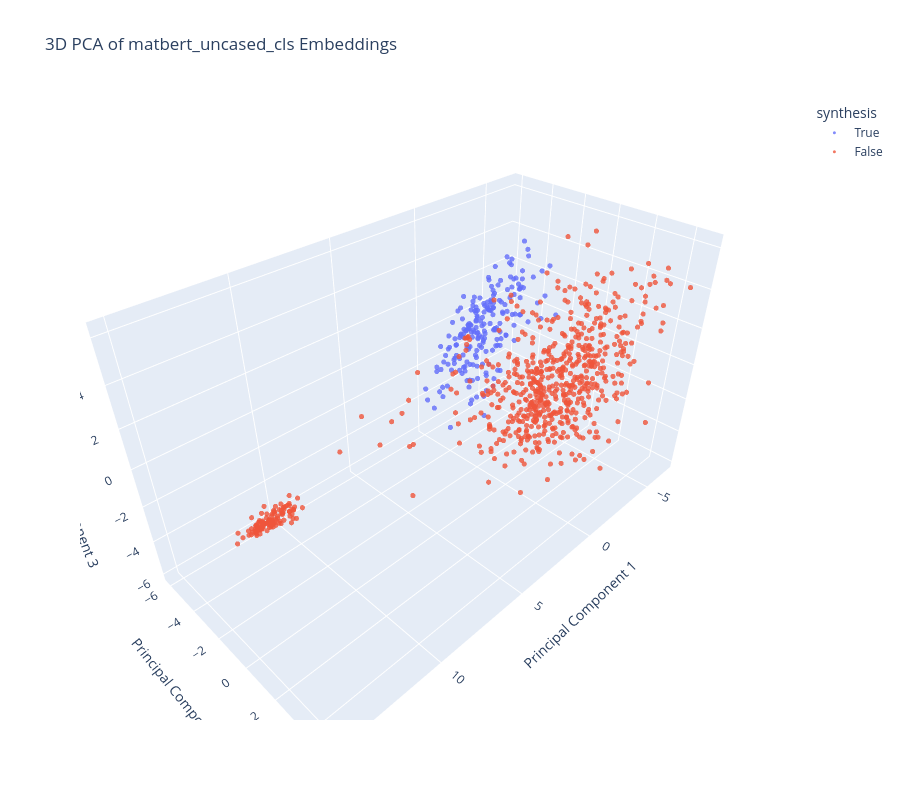
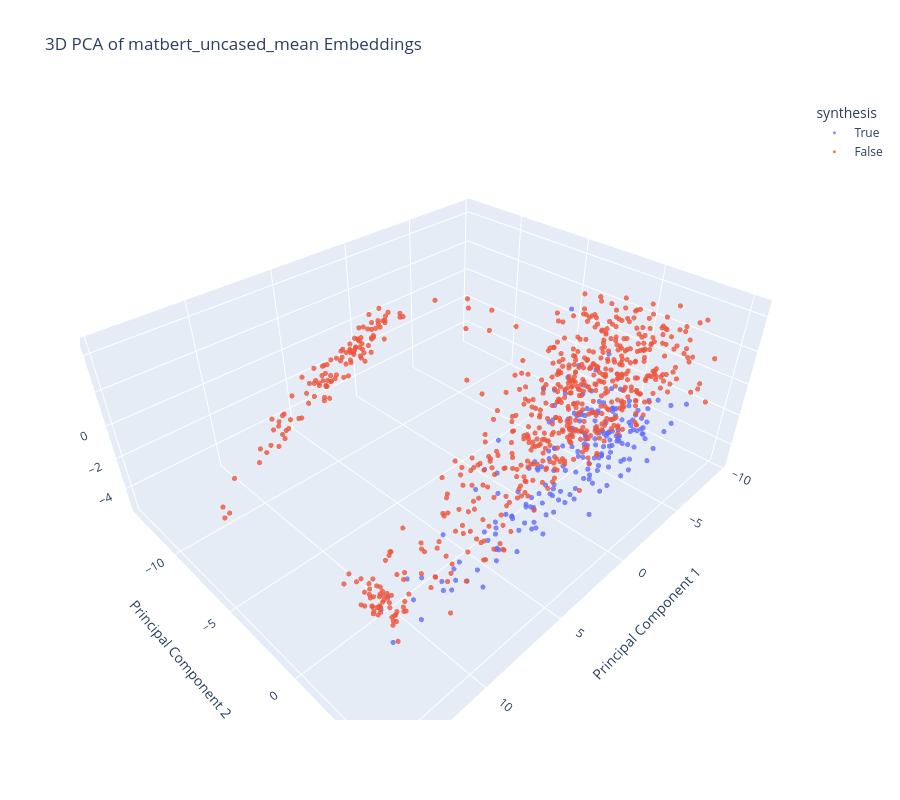
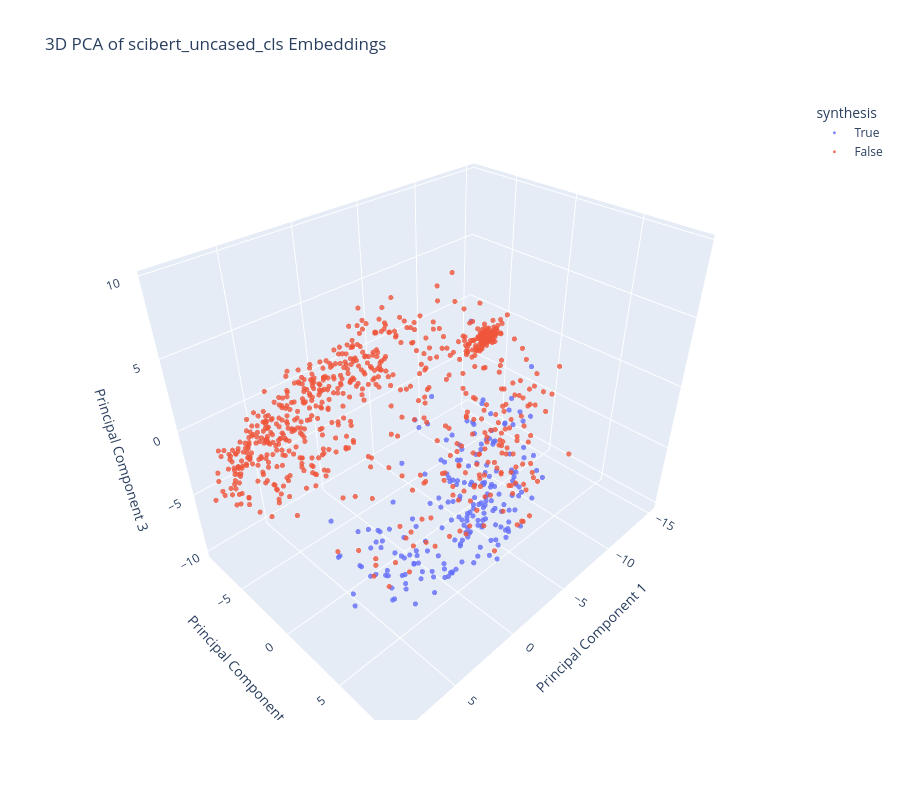
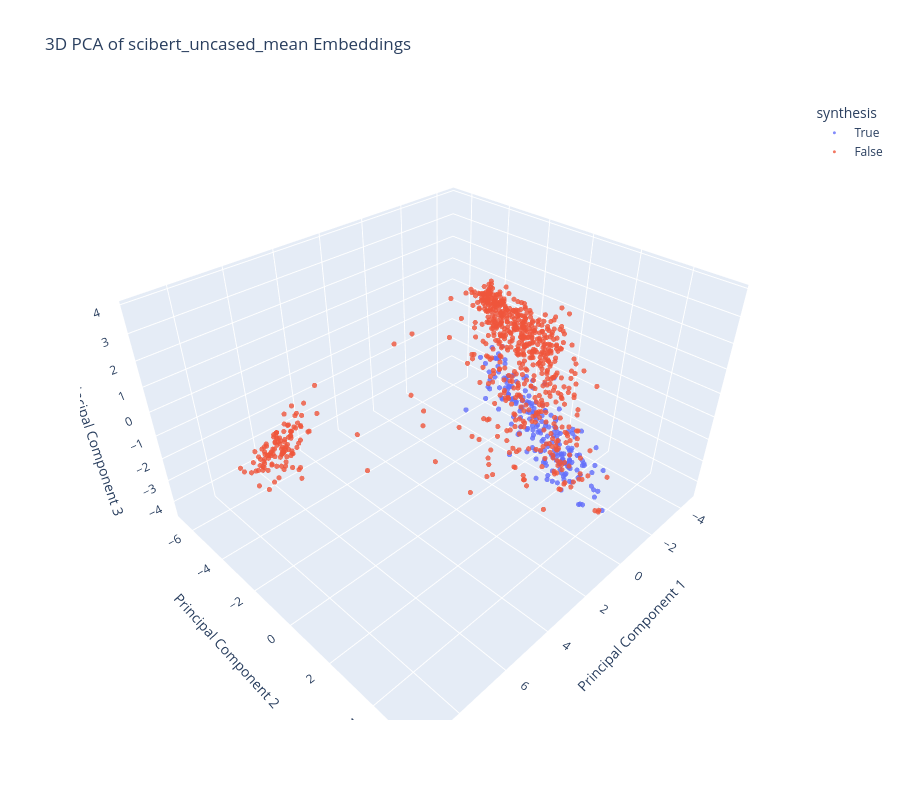

The cell these charts' notebook holds for them, in order:
### Code cell
# Hover over data points for the text

for vec_field in ['matbert_uncased_cls', 'matbert_uncased_mean', 'scibert_uncased_cls', 'scibert_uncased_mean']:
    pca = plot_embedding_pcas(vec_field, colour_by='synthesis')
    print(vec_field, pca.explained_variance_ratio_)

### Figure 1 — Plotly figure (JSON) as saved in the notebook; plotly's stock layout.template omitted (floating-point values rounded to 4 significant figures; data arrays with more than 128 entries replaced by an {"elided": "..."} marker saying what was removed)
{"data": [{"customdata": {"elided": "205x2 str values"}, "hovertemplate": "synthesis=True<br>Principal Component 1=%{x}<br>Principal Component 2=%{y}<br>Principal Component 3=%{z}<br>text=%{customdata[0]}<br>_id=%{customdata[1]}<extra></extra>", "legendgroup": "True", "marker": {"color": "#636efa", "opacity": 0.8, "size": 3, "symbol": "circle"}, "mode": "markers", "name": "True", "scene": "scene", "showlegend": true, "type": "scatter3d", "uid": "ad87762a-85ee-4aa6-b21a-06c75bc1f371", "x": {"elided": "205 float values"}, "y": {"elided": "205 float values"}, "z": {"elided": "205 float values"}}, {"customdata": {"elided": "724x2 str values"}, "hovertemplate": "synthesis=False<br>Principal Component 1=%{x}<br>Principal Component 2=%{y}<br>Principal Component 3=%{z}<br>text=%{customdata[0]}<br>_id=%{customdata[1]}<extra></extra>", "legendgroup": "False", "marker": {"color": "#EF553B", "opacity": 0.8, "size": 3, "symbol": "circle"}, "mode": "markers", "name": "False", "scene": "scene", "showlegend": true, "type": "scatter3d", "uid": "d5e384b7-bf4c-4459-aa25-32c720774364", "x": {"elided": "724 float values"}, "y": {"elided": "724 float values"}, "z": {"elided": "724 float values"}}], "layout": {"height": 800, "legend": {"title": {"text": "synthesis"}, "tracegroupgap": 0}, "scene": {"domain": {"x": [0, 1], "y": [0, 1]}, "xaxis": {"title": {"text": "Principal Component 1"}}, "yaxis": {"title": {"text": "Principal Component 2"}}, "zaxis": {"title": {"text": "Principal Component 3"}}}, "title": {"text": "3D PCA of matbert_uncased_cls Embeddings"}}}

### Figure 2 — Plotly figure (JSON) as saved in the notebook; plotly's stock layout.template omitted (floating-point values rounded to 4 significant figures; data arrays with more than 128 entries replaced by an {"elided": "..."} marker saying what was removed)
{"data": [{"customdata": {"elided": "205x2 str values"}, "hovertemplate": "synthesis=True<br>Principal Component 1=%{x}<br>Principal Component 2=%{y}<br>Principal Component 3=%{z}<br>text=%{customdata[0]}<br>_id=%{customdata[1]}<extra></extra>", "legendgroup": "True", "marker": {"color": "#636efa", "opacity": 0.8, "size": 3, "symbol": "circle"}, "mode": "markers", "name": "True", "scene": "scene", "showlegend": true, "type": "scatter3d", "uid": "c6d1b0cb-a3a4-416d-a542-9b4518039187", "x": {"elided": "205 float values"}, "y": {"elided": "205 float values"}, "z": {"elided": "205 float values"}}, {"customdata": {"elided": "724x2 str values"}, "hovertemplate": "synthesis=False<br>Principal Component 1=%{x}<br>Principal Component 2=%{y}<br>Principal Component 3=%{z}<br>text=%{customdata[0]}<br>_id=%{customdata[1]}<extra></extra>", "legendgroup": "False", "marker": {"color": "#EF553B", "opacity": 0.8, "size": 3, "symbol": "circle"}, "mode": "markers", "name": "False", "scene": "scene", "showlegend": true, "type": "scatter3d", "uid": "4270b523-abfa-4ef4-a16d-05b756cceec5", "x": {"elided": "724 float values"}, "y": {"elided": "724 float values"}, "z": {"elided": "724 float values"}}], "layout": {"height": 800, "legend": {"title": {"text": "synthesis"}, "tracegroupgap": 0}, "scene": {"domain": {"x": [0, 1], "y": [0, 1]}, "xaxis": {"title": {"text": "Principal Component 1"}}, "yaxis": {"title": {"text": "Principal Component 2"}}, "zaxis": {"title": {"text": "Principal Component 3"}}}, "title": {"text": "3D PCA of matbert_uncased_mean Embeddings"}}}

### Figure 3 — Plotly figure (JSON) as saved in the notebook; plotly's stock layout.template omitted (floating-point values rounded to 4 significant figures; data arrays with more than 128 entries replaced by an {"elided": "..."} marker saying what was removed)
{"data": [{"customdata": {"elided": "205x2 str values"}, "hovertemplate": "synthesis=True<br>Principal Component 1=%{x}<br>Principal Component 2=%{y}<br>Principal Component 3=%{z}<br>text=%{customdata[0]}<br>_id=%{customdata[1]}<extra></extra>", "legendgroup": "True", "marker": {"color": "#636efa", "opacity": 0.8, "size": 3, "symbol": "circle"}, "mode": "markers", "name": "True", "scene": "scene", "showlegend": true, "type": "scatter3d", "uid": "2430debc-9453-46ab-b942-be2802c39651", "x": {"elided": "205 float values"}, "y": {"elided": "205 float values"}, "z": {"elided": "205 float values"}}, {"customdata": {"elided": "724x2 str values"}, "hovertemplate": "synthesis=False<br>Principal Component 1=%{x}<br>Principal Component 2=%{y}<br>Principal Component 3=%{z}<br>text=%{customdata[0]}<br>_id=%{customdata[1]}<extra></extra>", "legendgroup": "False", "marker": {"color": "#EF553B", "opacity": 0.8, "size": 3, "symbol": "circle"}, "mode": "markers", "name": "False", "scene": "scene", "showlegend": true, "type": "scatter3d", "uid": "495da319-c0f3-4f98-b097-24489dea1c5d", "x": {"elided": "724 float values"}, "y": {"elided": "724 float values"}, "z": {"elided": "724 float values"}}], "layout": {"height": 800, "legend": {"title": {"text": "synthesis"}, "tracegroupgap": 0}, "scene": {"domain": {"x": [0, 1], "y": [0, 1]}, "xaxis": {"title": {"text": "Principal Component 1"}}, "yaxis": {"title": {"text": "Principal Component 2"}}, "zaxis": {"title": {"text": "Principal Component 3"}}}, "title": {"text": "3D PCA of scibert_uncased_cls Embeddings"}}}

### Figure 4 — Plotly figure (JSON) as saved in the notebook; plotly's stock layout.template omitted (floating-point values rounded to 4 significant figures; data arrays with more than 128 entries replaced by an {"elided": "..."} marker saying what was removed)
{"data": [{"customdata": {"elided": "205x2 str values"}, "hovertemplate": "synthesis=True<br>Principal Component 1=%{x}<br>Principal Component 2=%{y}<br>Principal Component 3=%{z}<br>text=%{customdata[0]}<br>_id=%{customdata[1]}<extra></extra>", "legendgroup": "True", "marker": {"color": "#636efa", "opacity": 0.8, "size": 3, "symbol": "circle"}, "mode": "markers", "name": "True", "scene": "scene", "showlegend": true, "type": "scatter3d", "uid": "54fcdf3f-e4df-4c20-a32f-a1806361ae76", "x": {"elided": "205 float values"}, "y": {"elided": "205 float values"}, "z": {"elided": "205 float values"}}, {"customdata": {"elided": "724x2 str values"}, "hovertemplate": "synthesis=False<br>Principal Component 1=%{x}<br>Principal Component 2=%{y}<br>Principal Component 3=%{z}<br>text=%{customdata[0]}<br>_id=%{customdata[1]}<extra></extra>", "legendgroup": "False", "marker": {"color": "#EF553B", "opacity": 0.8, "size": 3, "symbol": "circle"}, "mode": "markers", "name": "False", "scene": "scene", "showlegend": true, "type": "scatter3d", "uid": "3b520336-8618-48e9-a0fe-132b7ade5a74", "x": {"elided": "724 float values"}, "y": {"elided": "724 float values"}, "z": {"elided": "724 float values"}}], "layout": {"height": 800, "legend": {"title": {"text": "synthesis"}, "tracegroupgap": 0}, "scene": {"domain": {"x": [0, 1], "y": [0, 1]}, "xaxis": {"title": {"text": "Principal Component 1"}}, "yaxis": {"title": {"text": "Principal Component 2"}}, "zaxis": {"title": {"text": "Principal Component 3"}}}, "title": {"text": "3D PCA of scibert_uncased_mean Embeddings"}}}
